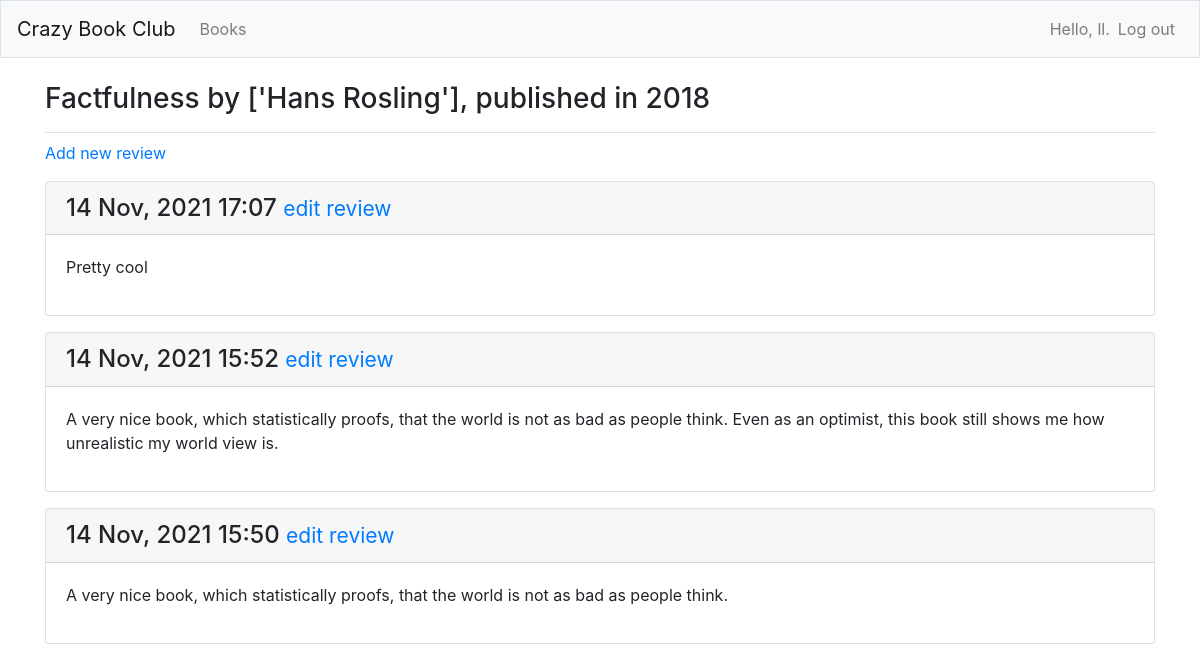
/books/3/ (signed in), run on the app's committed database.
### cbc/models.py (models this page shows, shortened)
class Book(models.Model):
    name = models.CharField(max_length=150) #limits the length of the name
    authors = models.JSONField()
    year_published = models.IntegerField()
    date_added = models.DateTimeField(auto_now_add=True) #automatically sets field when first created
    date_modified = models.DateTimeField(auto_now=True) #automatically sets field each time its saved
    owner = models.ForeignKey(User, on_delete=models.CASCADE)
    def __str__(self):
        return f"{self.name} by {self.authors}, published in {self.year_published}"

class Review(models.Model):
    text = models.TextField()
    stars = models.IntegerField()
    unfinished = models.BooleanField()
    book = models.ForeignKey(Book, on_delete=models.CASCADE)
    date_added = models.DateTimeField(auto_now_add=True) #automatically sets field when first created
    date_modified = models.DateTimeField(auto_now=True) #automatically sets field each time its saved

### cbc/views.py (the view)
# urls.py: path('books/<int:book_id>/', views.book, name='book'),
@login_required
def book(request, book_id):
    book = Book.objects.get(id=book_id)
    if book.owner != request.user:
        raise Http404
    reviews = book.review_set.order_by('-date_added')
    context = {'book': book, 'reviews': reviews}
    return render(request, 'crazy_book_club/book.html', context)

### cbc/templates/crazy_book_club/book.html
{% extends 'crazy_book_club/base.html' %}
{% block page_header %}
    <h3>{{ book }}</h3>
{% endblock page_header %}
{% block content %}
    <p>
        <a href="{% url 'crazy_book_club:new_review' book.id %}">Add new review</a>
    </p>
    {% for review in reviews %}
        <div class="card mb-3">
            <h4 class="card-header">
                {{ review.date_added|date:'d M, Y H:i' }}
                <small><a href="{% url 'crazy_book_club:edit_review' review.id %}">edit review</a></small>
            </h4>
            <div class="card-body">
                {{ review.text|linebreaks }}
            </div>
        </div>
    {% empty %}
        <p>There are no reviews for this book yet.</p>
    {% endfor %}
{% endblock content %}

### cbc/templates/crazy_book_club/base.html (shortened to what this page needs)
{% load bootstrap4 %}
<!doctype html>
<html lang="en">
<head>
    {% bootstrap_css %}
</head>
<body>
    <nav class="navbar navbar-expand-md navbar-light bg-light mb-4 border">
        <a class="navbar-brand" href="{% url 'crazy_book_club:index'%}"> Crazy Book Club</a>
        <div class="collapse navbar-collapse" id="navbarCollapse">
            <ul class="navbar-nav mr-auto">
                <li class="nav-item">
                    <a class="nav-link" href="{% url 'crazy_book_club:books'%}">Books</a></li>
            </ul>
            <ul class="navbar-nav ml-auto">
                {% if user.is_authenticated %}
                    <li class="nav-item">
                        <span class="navbar-text">Hello, {{ user.username }}.</span>
                    </li>
                    <li class="nav-item">
                        <a class="nav-link" href="{% url 'users:logout' %}">Log out</a>
                    </li>
                {% endif %}
            </ul>
        </div>
    </nav>
    <main role="main" class="container">
        <div class="pb-2 mb-2 border-bottom">
            {% block page_header %}{% endblock page_header %}
        </div>
        <div>
            {% block content %}{% endblock content %}
        </div>
    </main>
</body>
</html>

### data on the page
Book: name+authors+year_published "Factfulness by ['Hans Rosling'], published in 2018"
Review: date_added "14 Nov, 2021 17:07", text "Pretty cool"
Review: date_added "14 Nov, 2021 15:52", text "A very nice book, which statistically proofs, that the world is not as bad as people think. Even as an optimist, this book still shows me how unrealistic my world view is."
Review: date_added "14 Nov, 2021 15:50", text "A very nice book, which statistically proofs, that the world is not as bad as people think."

### other printed values
{{ user.username }} "ll"
